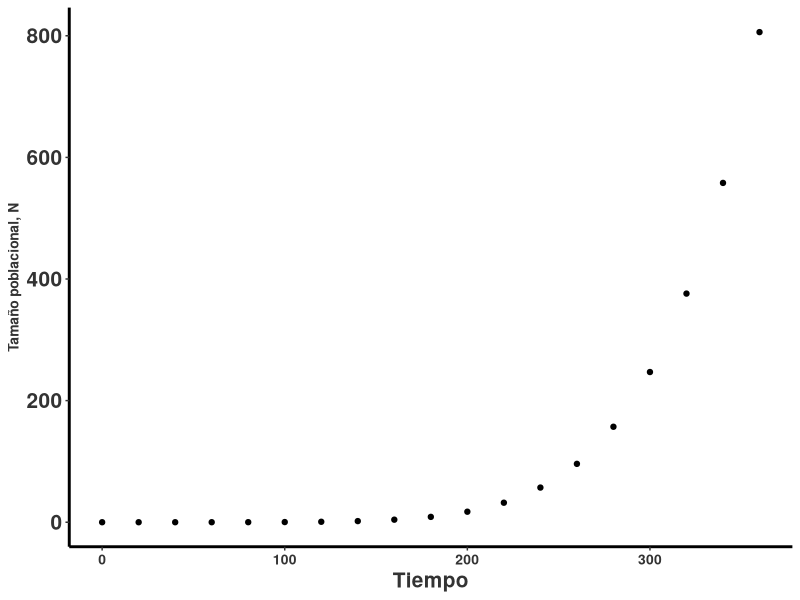

Here is the R script that generated this plot:
## ---- chunk 1

library(ggplot2)

## ---- chunk 2




rlt_theme <- theme(
  axis.title.y = element_text(colour = "grey20", size = 10, face = "bold"),
  axis.text.x = element_text(colour = "grey20", size = 10, face = "bold"),
  axis.text.y = element_text(colour = "grey20", size = 15, face = "bold"),
  axis.title.x = element_text(colour = "grey20", size = 15, face = "bold")
) +
  theme(
    # Remover los border
    panel.border = element_blank(),
    # Remover las lineas
    panel.grid.major = element_blank(),
    panel.grid.minor = element_blank(),
    # Remove el fondo del panel
    panel.background = element_blank(),
    # añadir lineas más gruesas
    axis.line.x = element_line(colour = "black", linewidth = 1),
    axis.line.y = element_line(colour = "black", linewidth = 1)
  )

# Una paleta de color comenzando el gris:
cbPalette1 <- c(
  "lightblue",
  "#E69F00",
  "grey",
  "#009E73",
  "#F0E442",
  "#0072B2",
  "#D55E00",
  "#CC79A7"
)

# Una paleta de color comenzando el negro:
cbPalette2 <- c(
  "#000000",
  "#E69F00",
  "#56B4E9",
  "#009E73",
  "#F0E442",
  "#0072B2",
  "#D55E00",
  "#CC79A7"
)

#rlt_scale <- scale_fill_manual(values = cbPalette1)

diverging= c("#009392","#CF597E","#E9E29C", "#39B185","#EEB479" , "#9CCB86" )


# --- 2. Combine them into a list object ---
# This list can be added to the plot with a single '+'
rlt_style_fill <- function() {
  list(
    rlt_theme,
    scale_fill_manual(values = diverging)
  )
}


rlt_style_colour <- function() {
  list(
    rlt_theme,
    scale_colour_manual(values = diverging)
  )
}

                    
## ---- chunk 3

ggplot(pressure, aes(temperature, pressure))+
  geom_point()+
  rlt_theme+
  xlab("Tiempo")+
  ylab("Tamaño poblacional, N")
